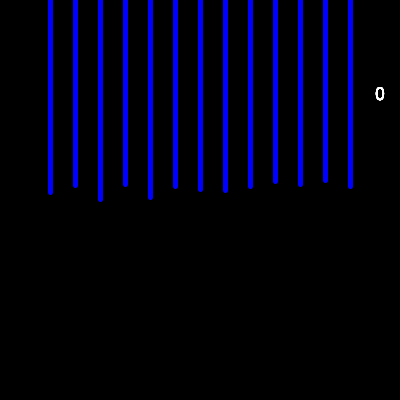
Frame 1 (no input)
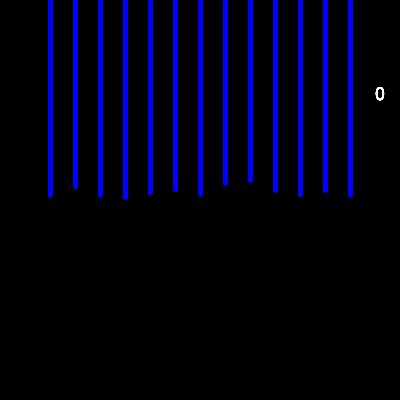
Frame 60 (the mouse pressed at the canvas centre just before this capture)
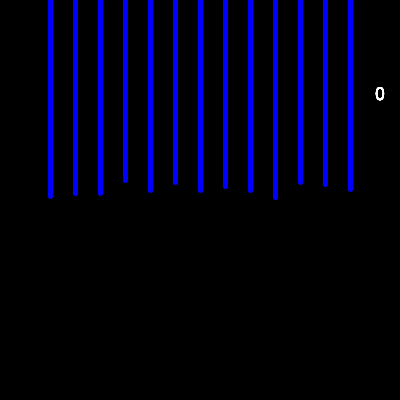
Frame 120 (the mouse held since frame 60 and released just before this capture)

The Processing sketch that drew these frames (run headless with seeded random() and noise(); from frame 60 on, the mouse is pressed at the canvas centre):

// Processing sketch: sketch_240426h
// ── sketch_240426h.pde
int maviRenkSayaci = 0;
float maviRenkKodu = 0.0;

void setup(){
  size(400, 400);
}


void draw(){
  background(0);
  
  stroke(0, 0, 255);
  strokeWeight(5);
  for(int i = 50; i <= 350; i+=25){
      line(i, 0, i, random(180, 200));
     textSize(20);
     fill(255);
     text(maviRenkSayaci , 375, 100); 
    }

  }
    
  void mousePressed(){
    if(maviRenkKodu == -16776961){
     textSize(20);
     fill(255);
     text(maviRenkSayaci+=1,  375, 100);
          
}
  }
